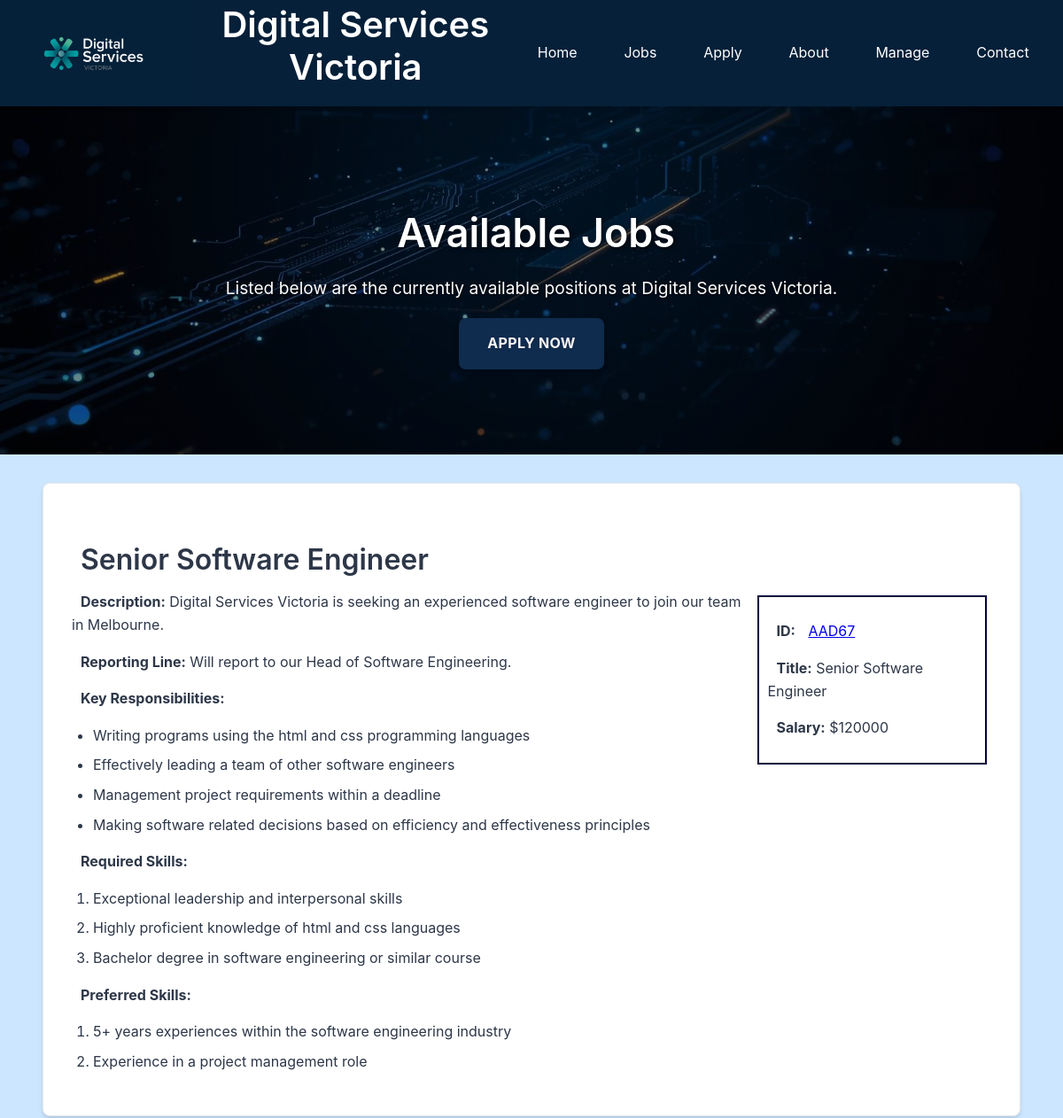
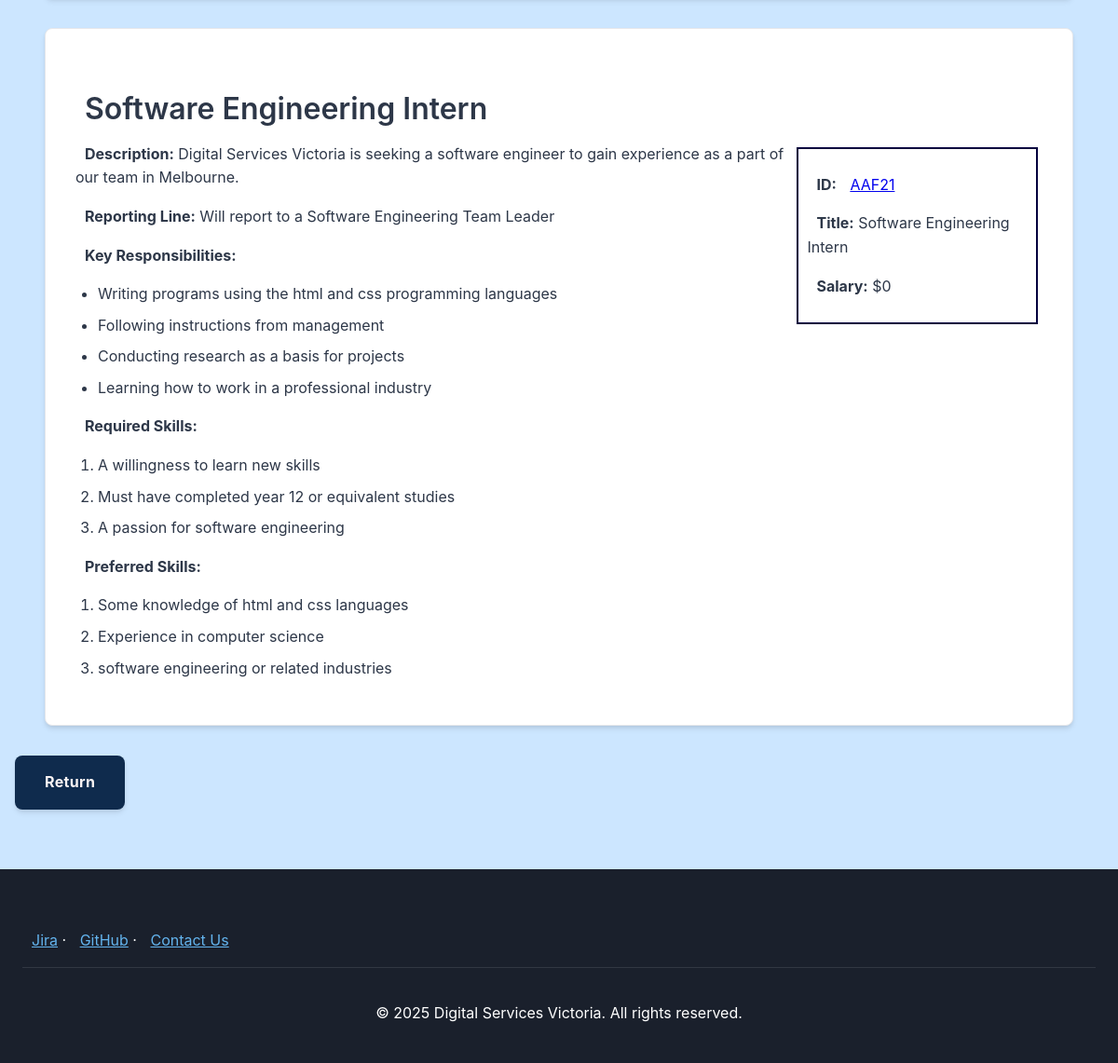
/jobs.php, run on the app's committed database (2 pictures, top to bottom).
### tables this page shows
CREATE TABLE `jobs` (
  `reference_number` varchar(5) NOT NULL,
  `title` varchar(255) NOT NULL,
  `description` varchar(255) NOT NULL,
  `salary` int(11) NOT NULL,
  `reporting_line` varchar(255) NOT NULL,
  `responsibilities` text NOT NULL,
  `requirements` text NOT NULL,
  `required_skills` text NOT NULL,
  `preferred_skills` text NOT NULL
);

### jobs.php (the view, shortened to what this page needs)
<?php include 'includes/header.inc'; ?>
<body>
<?php include 'includes/nav.inc'; ?>
    <main id="main-jobs">
        <section class="hero" role="banner">
            <div class="container">
                <h2>Available Jobs</h2>
                <p>Listed below are the currently available positions at Digital Services Victoria.</p>
                <a href="apply.php" class="cta-button" aria-label="Apply for available positions">APPLY NOW</a>
            </div>
        </section>
        <?php
        require_once "settings.php";
        $dbconn = @mysqli_connect($host, $user, $pwd, $sql_db);
        if ($dbconn) {
            $query = "SELECT * FROM jobs";
            $result = mysqli_query($dbconn, $query);
            if ($result && mysqli_num_rows($result) > 0) {
                while ($row = mysqli_fetch_assoc($result)) {
                    $jobId = $row['reference_number'];
                    echo '<article class="jobs-section" id="job-' . $jobId . '">';
                    echo '<h2 id="job-' . $jobId . '-title">' . $row['title'] . '</h2>';
                    echo '<aside class="aside-jobs" aria-labelledby="job-' . $jobId . '-title">';
                    echo '<p><b>ID:</b> <a href="apply.php?ref=' . $jobId . '">' . $jobId . '</a></p>';
                    echo '<p><b>Title:</b> ' . $row['title'] . '</p>';
                    echo '<p><b>Salary:</b> $' . $row['salary'] . '</p>';
                    echo '</aside>';
                    echo '<p><b>Description:</b> ' . $row['description'] . '</p>';
                    echo '<p><b>Reporting Line:</b> ' . $row['reporting_line'] . '</p>';
                    echo '<p><b>Key Responsibilities:</b></p><ul>';
                    $responsibilities = array_map('trim', explode(',', $row['responsibilities']));
                    foreach ($responsibilities as $resp) {
                        echo '<li>' . $resp . '</li>';
                    }
                    echo '</ul>';
                    echo '<p><b>Required Skills:</b></p><ol>';
                    $required_skills = array_map('trim', explode(',', $row['required_skills']));
                    foreach ($required_skills as $skill) {
                        echo '<li>' . $skill . '</li>';
                    }
                    echo '</ol>';
                    echo '<p><b>Preferred Skills:</b></p><ol>';
                    $preferred_skills = array_map('trim', explode(',', $row['preferred_skills']));
                    foreach ($preferred_skills as $skill) {
                        echo '<li>' . $skill . '</li>';
                    }
                    echo '</ol>';
                    echo '</article>';
                }
            } else {
                echo '<p>There are no job records to display.</p>';
            }
        } else {
            echo '<p>Unable to connect to the database.</p>';
        }
        ?>
        <a href="#main-jobs" class="cta-button" aria-label="Return to top">Return</a>
    </main>
<?php include 'includes/footer.inc'; ?>

### includes/header.inc (shortened to what this page needs)
<!DOCTYPE html>
<html lang="en">
<head>
  <link rel="stylesheet" href="styles/styles.css">
  <link rel="stylesheet" href="https://cdnjs.cloudflare.com/ajax/libs/font-awesome/6.0.0/css/all.min.css">
</head>
<body>
<header class="header">
  <div class="container" style="display:flex;justify-content:space-between;align-items:center;gap:1rem;">
    <div class="logo-container">
      <img src="images/dsv-logo.jpg" alt="Digital Services Victoria Logo" class="logo">
      <h1>Digital Services Victoria</h1>
    </div>
    <?php include('nav.inc'); ?>
  </div>
</header>

### includes/nav.inc
<nav class="main-nav" aria-label="Primary Navigation">
  <ul>
    <li><a href="index.php" class="<?= basename($_SERVER['PHP_SELF']) == 'index.php' ? 'active' : '' ?>">Home</a></li>
    <li><a href="jobs.php">Jobs</a></li>
    <li><a href="apply.php">Apply</a></li>
    <li><a href="about.php" class="<?= basename($_SERVER['PHP_SELF']) == 'about.php' ? 'active' : '' ?>">About</a></li>
    <li><a href="manage.php">Manage</a></li>
    <li><a href="mailto:info@digitalservicesvictoria.com.au">Contact</a></li>
  </ul>
</nav>

### includes/footer.inc
<footer class="footer">
  <div class="container">
    <div class="footer-content">
      <p>
        <a href="https://christopher-katsoulis.atlassian.net/jira/software/projects/A1WT/boards/1" target="_blank" rel="noopener">Jira</a> ·
        <a href="https://github.com/105353330/Applied-Web-Project-Part-2-of-2" target="_blank" rel="noopener">GitHub</a> ·
        <a href="mailto:info@digitalservicesvictoria.com.au">Contact Us</a>
      </p>
    </div>
    <div class="footer-bottom">
      <p>&copy; <?php echo date("Y"); ?> Digital Services Victoria. All rights reserved.</p>
    </div>
  </div>
</footer>
</body>
</html>

### styles/styles.css (style rules this page uses)
:root { --primary-color: #062039; --primary-light: #2c5282; --primary-dark: #0f2b4d; --secondary-color: #2f855a; --accent-color: #df8135; --accent-light: #e79857; --text-color: #2d3748; --text-light: #4a5568; --dark-text: #1a202c; --light-bg: #f7fafc; --dark-bg: #1a202c; --white: #ffffff; --success-color: #38a169; --warning-color: #da6517; --error-color: #e53e3e; --border-color: #e5e7eb; --shadow-sm: 0 1px 2px rgba(0, 0, 0, .05); --shadow: 0 4px 6px -1px rgba(0, 0, 0, .1), 0 2px 4px -1px rgba(0, 0, 0, .06); --shadow-lg: 0 10px 15px -3px rgba(0, 0, 0, .1), 0 4px 6px -2px rgba(0, 0, 0, .05); --transition: all .3s cubic-bezier(.4, 0, .2, 1); --radius: .5rem; }
* { box-sizing: border-box; }
html { scroll-behavior: smooth; }
body { font-family: 'Inter', 'Segoe UI', system-ui, -apple-system, sans-serif; line-height: 1.6; color: var(--text-color); background: #cce6ff; min-height: 100vh; margin: 0; }
.container { max-width: 1200px; margin: 0 auto; padding: 0 1.5rem; }
h1, h2, h3, h4, h5, h6 { font-weight: 600; line-height: 1.2; margin: 0 0 1rem; }
h1 { font-size: 2.5rem; }
h2 { font-size: 2rem; }
.header { text-align: center; background: var(--primary-color); color: var(--white); position: fixed; top: 0; left: 0; right: 0; z-index: 1000; box-shadow: 0 2px 5px rgba(0, 0, 0, .1); }
.header .container { display: flex; align-items: center; justify-content: space-between; padding-left: 0rem; padding-right: 1.5rem; }
.logo-container { display: flex; align-items: center; gap: .75rem; }
.logo { max-height: 120px; border-radius: 6px; }
.main-nav ul { list-style: none; display: flex; gap: 1.5rem; margin: 0; padding: 0; }
.main-nav a { text-decoration: none; color: var(--white); padding: .5rem .9rem; border-radius: var(--radius); transition: var(--transition); }
.footer { background: var(--dark-bg); color: var(--white); padding: 3rem 0 1.5rem; margin-top: 4rem; }
.footer a { color: #63b3ed; }
.footer-bottom { text-align: center; padding-top: 20px; border-top: 1px solid rgba(255, 255, 255, .1); }
body .hero h2 { font-size: 2.8rem; margin-bottom: 1rem; text-shadow: 2px 2px 4px rgba(0, 0, 0, .55); }
body .hero p { font-size: 1.2rem; text-shadow: 1px 1px 2px rgba(0, 0, 0, .5); }
body .hero { background-image: linear-gradient(0deg, rgba(0, 0, 0, .45), rgba(0, 0, 0, .45)), url('/images/hero-bg.jpg'); background-size: cover; background-position: center; background-repeat: no-repeat; color: #fff; text-align: center; padding: 6rem 0; margin-top: 80px; }
body .cta-button { display: inline-block; padding: 1rem 2rem; background: var(--primary-dark); color: #faf4f4; text-decoration: none; border-radius: var(--radius); font-weight: 700; letter-spacing: .02em; transition: var(--transition); box-shadow: var(--shadow); margin-right: 1rem; margin-left: 1rem; }
:root { scroll-padding-top: 90px; }
.aside-jobs { width: 25%; float: right; border: 2px solid #04003e; background-color: #fff; margin: 5px; padding: 10px; }
.jobs-section { background: #fff; border: 1px solid var(--border-color); border-radius: var(--radius); box-shadow: var(--shadow); padding: 2rem; margin-top: 2rem; margin-bottom: 2rem; margin-left: 3rem; margin-right: 3rem; }
.jobs-section ul, .jobs-section ol { padding-left: 1.5rem; }
.jobs-section li { margin-bottom: 0.5rem; }
#main-jobs h2, p> :not(.hero) { margin-top: 35px; margin-left: 10px; }

### data on the page
jobs: title "Senior Software Engineer", reference_number "AAD67", salary "120000", description "Digital Services Victoria is seeking an experienced software engineer to join our team in Melbourne.", reporting_line "Will report to our Head of Software Engineering.", responsibilities "Writing programs using the html and css programming languages", responsibilities "Effectively leading a team of other software engineers", responsibilities "Management project requirements within a deadline", responsibilities "Making software related decisions based on efficiency and effectiveness principles", required_skills "Exceptional leadership and interpersonal skills", required_skills "Highly proficient knowledge of html and css languages", required_skills "Bachelor degree in software engineering or similar course", preferred_skills "5+ years experiences within the software engineering industry", preferred_skills "Experience in a project management role"
jobs: title "Software Engineering Intern", reference_number "AAF21", salary "0", description "Digital Services Victoria is seeking a software engineer to gain experience as a part of our team in Melbourne.", reporting_line "Will report to a Software Engineering Team Leader", responsibilities "Writing programs using the html and css programming languages", responsibilities "Following instructions from management", responsibilities "Conducting research as a basis for projects", responsibilities "Learning how to work in a professional industry", required_skills "A willingness to learn new skills", required_skills "Must have completed year 12 or equivalent studies", required_skills "A passion for software engineering", preferred_skills "Some knowledge of html and css languages", preferred_skills "Experience in computer science", preferred_skills "software engineering or related industries"
